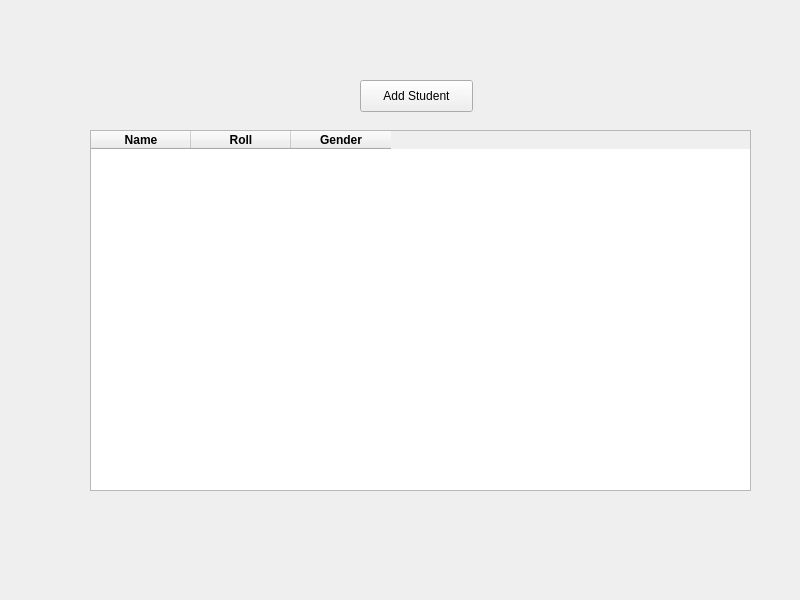
<?xml version="1.0" encoding="UTF-8"?>
<ui version="4.0">
 <class>MainWindow</class>
 <widget class="QMainWindow" name="MainWindow">
  <property name="geometry">
   <rect>
    <x>0</x>
    <y>0</y>
    <width>800</width>
    <height>600</height>
   </rect>
  </property>
  <property name="windowTitle">
   <string>MainWindow</string>
  </property>
  <widget class="QWidget" name="centralwidget">
   <widget class="QTableWidget" name="tableWidget">
    <property name="geometry">
     <rect>
      <x>90</x>
      <y>130</y>
      <width>661</width>
      <height>361</height>
     </rect>
    </property>
    <property name="columnCount">
     <number>3</number>
    </property>
    <column>
     <property name="text">
      <string>Name</string>
     </property>
     <property name="font">
      <font>
       <weight>75</weight>
       <bold>true</bold>
      </font>
     </property>
     <property name="textAlignment">
      <set>AlignCenter</set>
     </property>
    </column>
    <column>
     <property name="text">
      <string>Roll</string>
     </property>
     <property name="font">
      <font>
       <weight>75</weight>
       <bold>true</bold>
      </font>
     </property>
     <property name="textAlignment">
      <set>AlignCenter</set>
     </property>
    </column>
    <column>
     <property name="text">
      <string>Gender</string>
     </property>
     <property name="font">
      <font>
       <weight>75</weight>
       <bold>true</bold>
      </font>
     </property>
     <property name="textAlignment">
      <set>AlignCenter</set>
     </property>
    </column>
   </widget>
   <widget class="QPushButton" name="pushButton">
    <property name="geometry">
     <rect>
      <x>360</x>
      <y>80</y>
      <width>113</width>
      <height>32</height>
     </rect>
    </property>
    <property name="text">
     <string>Add Student</string>
    </property>
   </widget>
  </widget>
 </widget>
 <resources/>
 <connections>
  <connection>
   <sender>pushButton</sender>
   <signal>clicked()</signal>
   <receiver>MainWindow</receiver>
   <slot>on_add_student()</slot>
   <hints>
    <hint type="sourcelabel">
     <x>447</x>
     <y>97</y>
    </hint>
    <hint type="destinationlabel">
     <x>567</x>
     <y>43</y>
    </hint>
   </hints>
  </connection>
 </connections>
 <slots>
  <slot>on_add_student()</slot>
 </slots>
</ui>
